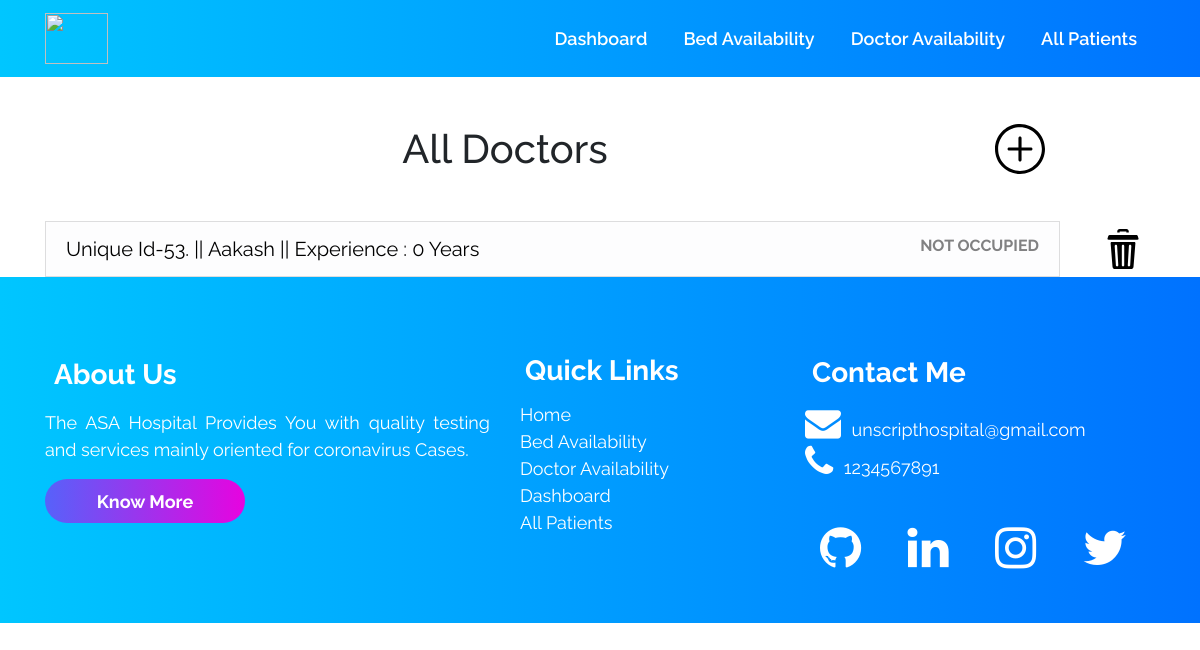
/doctoravailability/, run on an earlier commit of the app's database.
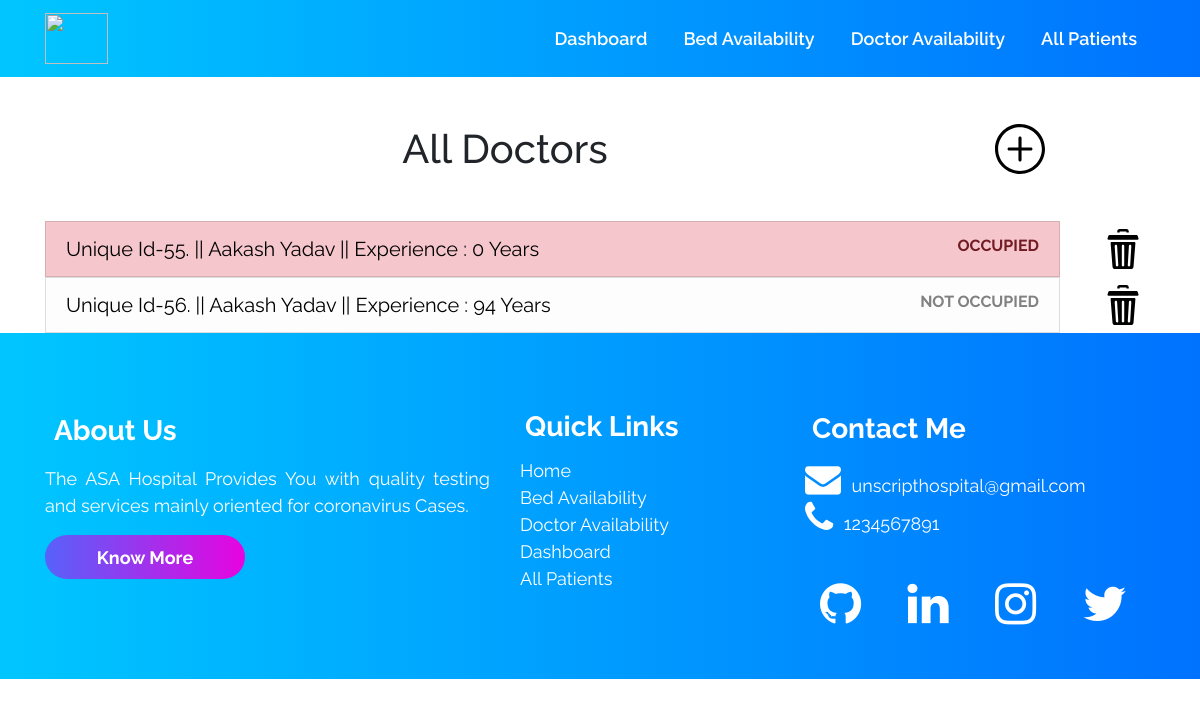
And on a later commit of the database.
### accounts/models.py (models this page shows, shortened)
class Doctor (models.Model):
    doctor_id = models.AutoField(primary_key=True)
    name = models.CharField(max_length=500, default="")
    phone = models.CharField(default="", max_length=500)
    experience_in_years = models.IntegerField(default=0)
    occupied = models.BooleanField(default=False)

### accounts/views.py (the view)
# urls.py: path("doctoravailability/", views.doctoravailability,
def doctoravailability(request):
    all_doctor_objects = Doctor.objects.all()
    context = {
        'all_doctors': all_doctor_objects
    }
    return render(request, 'doctoravailability.html', context)

### templates/doctoravailability.html (shortened to what this page needs)
{% extends 'innerbase.html' %}
{% load static %}
{% block cssLinks %}
<link rel="stylesheet" href="{% static 'css/doctoravailability.css' %}">
{% endblock %}
{% block body %}
<div class="container">
    <div class="row">
        <div class="col-10">
            <h1 class="text-center heading m-5">All Doctors</h1>
        </div>
        <div class="col-2 d-flex align-items-center ">
            <a href="/adddoctor">
                <img src="{% static '/icons/plus.svg' %}" width="50px" class="hover-item">
            </a>
        </div>
    </div>
    <ul class="list-group">
        {% for doctor in all_doctors %}
        <div class="row">
            <div class="col-11">
                <a href="/doctors/{{doctor.doctor_id}}" style="text-decoration: none;">
                    <li class="list-group-item list-group-item-action
                    {% if doctor.occupied %} list-group-item-danger {% else %} list-group-item-light {% endif %}
                    ">
                        <div class="row">
                            <div class="col-md-9 header-of-list">
                                Unique Id-{{doctor.pk}}. || {{doctor.name}} || Experience :
                                {{doctor.experience_in_years}} Years
                            </div>
                            <div class="col-md-3 text-right">
                                <b>
                                    {% if doctor.occupied %} OCCUPIED {% else %} NOT OCCUPIED {% endif %}
                                </b>
                            </div>
                        </div>
                    </li>
                </a>
            </div>
            <div class="col-1 text-center align-self-center">
                <img src="{% static '/icons/delete.svg' %}" class="hover-item" width="40px" alt="Delete"
                    data-bs-toggle="modal" data-bs-target="#exampleModal">
            </div>
        </div>
        {% empty %}
        <li class="list-group-item list-group-item-action">NO DOCTORS IN THE DATABASE</li>
        {% endfor %}
    </ul>
</div>
{% endblock %}

### templates/innerbase.html (shortened to what this page needs)
{% load static %}
<!DOCTYPE html>
<html lang="en">
<head>
    <link rel="stylesheet" href="{% static 'css/base.css' %}">
    {% block cssLinks %}{% endblock %}
    <link rel="stylesheet" href="https://cdnjs.cloudflare.com/ajax/libs/font-awesome/4.7.0/css/font-awesome.min.css" />
    <link rel="stylesheet" href="https://stackpath.bootstrapcdn.com/bootstrap/4.5.0/css/bootstrap.min.css"
>
</head>
<body>
    <nav class="navbar navbar-expand-lg sticky-top ">
        <div class="container">
            <a class="navbar-brand" href="/">
                <section id="leftlogo">
                    <img src="https://res.cloudinary.com/dnv3ztqf1/image/upload/v1608906379/Images%20for%20UNSCRIPT%20ROOKIE/logos/navbarlogo_kn59xi.png"
                        width="100%" class="d-inline-block align-top" loading="lazy" />
                </section>
            </a>
            <div class="collapse navbar-collapse" id="navbarNav">
                <ul class="navbar-nav ml-auto">
                    <li class="link-background">
                        <a href="/dashboard" class="nav-link left">Dashboard</a>
                    </li>
                    <li class="link-background">
                        <a href="/bedavailability" class="nav-link left">Bed Availability</a>
                    </li>
                    <li class="link-background">
                        <a href="/doctoravailability" class="nav-link left">Doctor Availability</a>
                    </li>
                    <li class="link-background">
                        <a href="/allpatients" class="nav-link left">All Patients</a>
                    </li>
                </ul>
            </div>
        </div>
    </nav>
    {% block body %}{% endblock %}
    <div class="outer_box_for_waves">
        <section id="wavesbelownavbar">
        </section>
    </div>
    <div class="footer_bottom">
        <br /><br />
        <div class="container">
            <div class="row">
                <div class="col-md-5 footer_about_section">
                    <h3><b>About Us</b></h3>
                    <p class="text-justify about_footer">
                        The ASA Hospital Provides You with quality testing and
                        services mainly oriented for coronavirus Cases.
                    </p>
                    <a href="#"><button id="commonbuttons"><b>Know More</b></button></a>
                </div>
                <div class="col-md-3 footer_quicklinks_section">
                    <h3><b>Quick Links</b></h3>
                    <ul class="footer-links">
                        <li><a href="/">Home</a></li>
                        <li><a href="/bedavailability">Bed Availability</a></li>
                        <li><a href="/doctoravailability">Doctor Availability</a></li>
                        <li><a href="/dashboard">Dashboard</a></li>
                        <li><a href="/allpatients">All Patients</a></li>
                    </ul>
                </div>
                <div class=" col-md-4 footer_contact_section">
                    <h3><b>Contact Me</b></h3>
                    <ul class="footer-links">
                        <li>
                            <a href="mailto:aakashcoder1210@gmail.com?subject =Hello Aakash = Message"><i
                                    style="padding-right: 3%" class="fa fa-2x fa-envelope"
                                    aria-hidden="true"></i>unscripthospital@gmail.com</a>
                        </li>
                        <li>
                            <a href="tel:+91 1234567891"><i style="padding-right: 3%" class="fa fa-2x fa-phone"
                                    aria-hidden="true"></i>1234567891</a>
                        </li>
                    </ul>
                    <br />
                    <div class="container">
                        <div class="row">
                            <div class="col-sm-3">
                                <a href="https://github.com/AakashCode12" target="_blank"><i id="github"
                                        class="fa fa-3x fa-github" aria-hidden="true"></i></a>
                            </div>
                            <div class="col-sm-3">
                                <a href="https://www.linkedin.com/in/aakash-yadav-a30627190/" target="_blank"><i
                                        id="linkedin" class="fa fa-3x fa-linkedin" aria-hidden="true"></i></a>
                            </div>
                            <div class="col-sm-3">
                                <a href="https://www.instagram.com/aakash_igram/" target="_blank"><i id="instagram"
                                        class="fa fa-3x fa-instagram" aria-hidden="true"></i></a>
                            </div>
                            <div class="col-sm-3">
                                <a href="https://twitter.com/Aakashv0007" target="_blank"><i id="twitter"
                                        class="fa fa-3x fa-twitter" aria-hidden="true"></i></a>
                            </div>
                        </div>
                    </div>
                </div>
            </div>
        </div>
        <br /><br />
    </div>
</body>
</html>

### static/css/base.css (style rules this page uses)
* { margin: 0; padding: 0; font-family: "Raleway", sans-serif; scroll-behavior: smooth; }
.navbar a { color: rgb(255, 255, 255) !important; transition: all 0.3s ease-in-out; }
.footer_bottom a { color: rgb(255, 255, 255) !important; transition: all 0.3s ease-in-out; }
h3 { padding: 2% 2% 2% 2%; }
.navbar-nav li { padding: 0 10px; }
.navbar-nav li a { text-align: right; color: #fff; font-size: large; font-weight: 600; }
.navbar { background: -webkit-linear-gradient(right, #0072ff, #00c6ff); }
#leftlogo img { width: 63.48px; height: 51.24px; }
a.left { position: relative; }
a.left:before { content: ""; position: absolute; width: 0; height: 3px; bottom: 0; left: 0; background-color: rgb(255, 255, 255); visibility: hidden; transition: all 0.3s ease-in-out; }
#commonbuttons { padding: 2%; border: none; border-radius: 25px; color: white; font-size: 18px; background: -webkit-linear-gradient(right, hsl(302, 97%, 46%), #6156f9e3); width: 200px; transition: all 0.3s ease-in; border: none; }
.outer_box_for_waves { overflow: hidden; color: aliceblue; background: -webkit-linear-gradient(right, #0072ff, #00c6ff); }
.footer_bottom { background: -webkit-linear-gradient(right, #0072ff, #00c6ff); }
.footer_about_section h3 { color: #fff; }
.footer_quicklinks_section h3 { color: #fff; }
.footer_contact_section h3 { color: #fff; }
.footer_about_section p { color: #fff; }
.footer_about_section p { font-size: 18px; }
.footer-links li { list-style: none; font-size: 18px; }
.footer-links li a { text-decoration: wavy; }
#github { color: #ffffff; padding: 5% 0% 5% 0%; }
#linkedin { color: #ffffff; padding: 5% 0% 5% 0%; }
#instagram { color: #ffffff; padding: 5% 0% 5% 0%; }
#twitter { color: #ffffff; padding: 5% 0% 5% 0%; }

### static/css/doctoravailability.css (style rules this page uses)
* { margin: 0; padding: 0; }
.header-of-list { color: black; font-weight: 400; font-size: 20px; }
.hover-item { transition-duration: 0.3s ease-in; }

What changed in the data, as far as the page shows it:
removed Doctor: pk "53", name "Aakash", experience_in_years "0", occupied "NOT OCCUPIED"
added Doctor: pk "55", name "Aakash Yadav", experience_in_years "0", occupied "OCCUPIED"
added Doctor: pk "56", name "Aakash Yadav", experience_in_years "94", occupied "NOT OCCUPIED"
